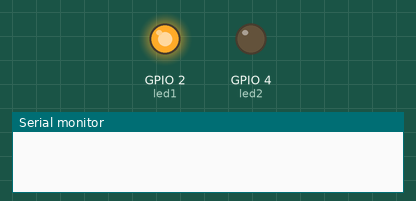
This sketch was run on a simulated ESP32. Parts: output pins drawn as LEDs (lit = HIGH), the last lines printed to the serial monitor.

Above: at 0.7 s.
At 2.2 s:
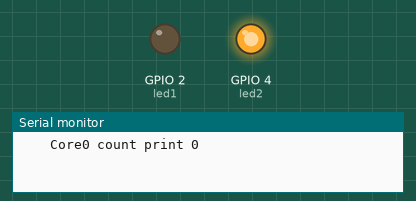
At 4.5 s:
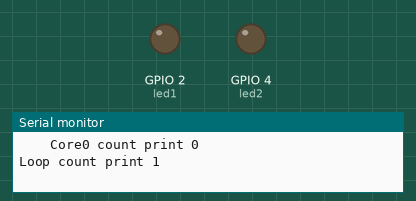
Timing chart, 0 to 7.4 s (numbered marks = the images above):
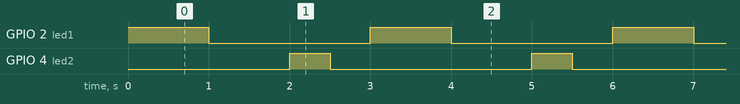

The sketch:

ESP32_Duel_Core_Task_Using_Void_Loop_Semaphore.ino
```cpp
TaskHandle_t Task1;

SemaphoreHandle_t batton;
// LED pins
const int led1 = 2;
const int led2 = 4;

int count;

void setup() {
  Serial.begin(115200);
  pinMode(led1, OUTPUT);
  pinMode(led2, OUTPUT);

  batton = xSemaphoreCreateMutex();

  //create a task that will be executed in the Task1code() function, with priority 1 and executed on core 0
  xTaskCreatePinnedToCore(
    Task1code,   /* Task function. */
    "Task1",     /* name of task. */
    10000,       /* Stack size of task */
    NULL,        /* parameter of the task */
    1,           /* priority of the task */
    &Task1,      /* Task handle to keep track of created task */
    0);          /* pin task to core 0 */

  delay(500);
}

void loop() {
  xSemaphoreTake(batton, portMAX_DELAY);
  digitalWrite(led2, HIGH);
  delay(500);
  digitalWrite(led2, LOW);
  delay(500);
  count++;
  Serial.print("Loop count print ");
  Serial.println(count);
  xSemaphoreGive(batton);
  delay(10);  //make some delay to receive the batton to the another Task.
}

void Task1code( void * pvParameters ) {
  for (;;) {
    xSemaphoreTake(batton, portMAX_DELAY);
    digitalWrite(led1, HIGH);
    delay(1000);
    digitalWrite(led1, LOW);
    delay(1000);
    Serial.print("\t\tCore0 count print ");
    Serial.println(count);
    xSemaphoreGive(batton);
    delay(10);  //make some delay to receive the batton to the another Task.
  }
}
```

Measured:
- by itself, GPIO 2 (led1): alternates HIGH for 1.0 s and LOW for 2.0 s
- by itself, GPIO 4 (led2): alternates HIGH for 0.50 s and LOW for 2.5 s
- by itself, everything shown: repeats every 3.0 s, in 4 steps
